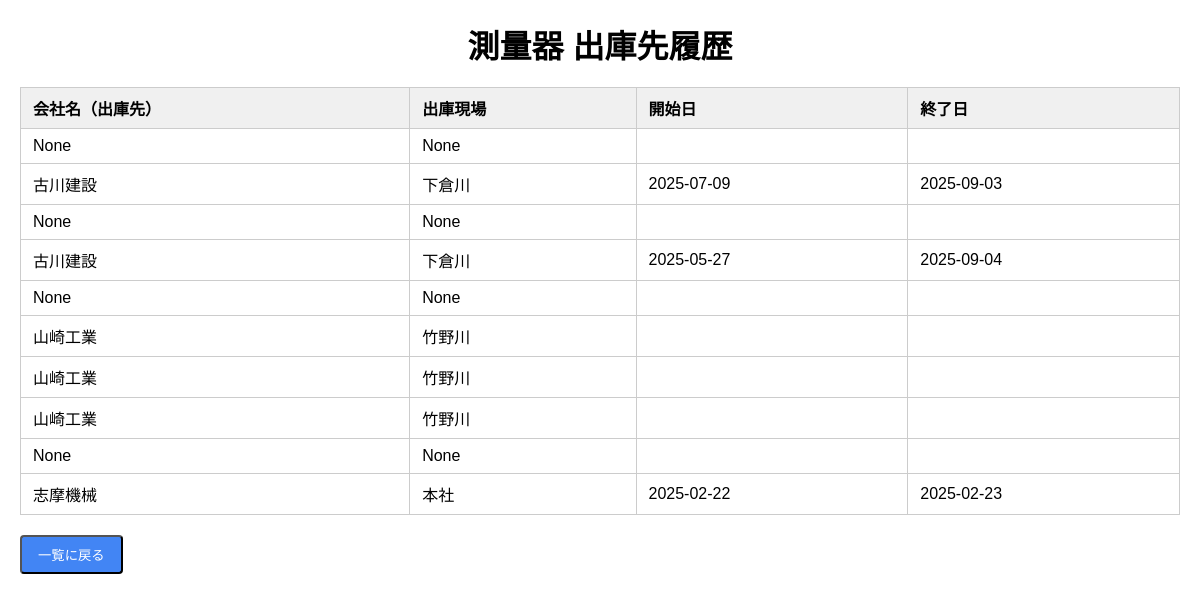
The app's page /surveying_shipment_history/3 with its own data.
### models.py (models this page shows, shortened)
class SurveyingShipmentHistory(db.Model):
    __tablename__ = 'surveying_shipment_history'
    id = db.Column(db.Integer, primary_key=True)
    tool_id = db.Column(db.Integer, db.ForeignKey('surveying_tools.id'), nullable=False)
    shipment_location = db.Column(db.String(100))
    shipment_site = db.Column(db.String(100))
    shipment_start_date = db.Column(db.Date)
    shipment_end_date = db.Column(db.Date)
    updated_at = db.Column(db.DateTime, default=datetime.utcnow)

### main.py (the view)
@app.route('/surveying_shipment_history/<int:tool_id>')
def surveying_shipment_history(tool_id):
    history_records = get_surveying_shipment_history(tool_id)
    return render_template('surveying_shipment_history.html', history=history_records)

### main.py (called while the page is built)
def get_surveying_shipment_history(tool_id):
    return SurveyingShipmentHistory.query.filter_by(tool_id=tool_id)\
        .order_by(SurveyingShipmentHistory.updated_at.desc()).all()

### templates/surveying_shipment_history.html (shortened to what this page needs)
<!DOCTYPE html>
<html lang="ja">
<head>
  <link rel="stylesheet" href="{{ url_for('static', filename='shipment_history.css') }}" />
</head>
<body>
  <h1>測量器 出庫先履歴</h1>
  {% if history %}
  <table>
    <thead>
      <tr>
        <th>会社名（出庫先）</th>
        <th>出庫現場</th>
        <th>開始日</th>
        <th>終了日</th>
      </tr>
    </thead>
    <tbody>
      {% for record in history %}
      <tr>
        <td>{{ record.shipment_location }}</td>
        <td>{{ record.shipment_site }}</td>
        <td>{{ record.shipment_start_date.strftime('%Y-%m-%d') if record.shipment_start_date else '' }}</td>
        <td>{{ record.shipment_end_date.strftime('%Y-%m-%d') if record.shipment_end_date else '' }}</td>
      </tr>
      {% endfor %}
    </tbody>
  </table>
  {% else %}
  <p class="no-history">履歴はまだありません。</p>
  {% endif %}
  <button onclick="window.close()" class="back-button">一覧に戻る</button>
</body>
</html>

### static/shipment_history.css (style rules this page uses)
body { font-family: Arial, sans-serif; margin: 20px; }
h1 { text-align: center; margin-bottom: 20px; }
table { width: 100%; border-collapse: collapse; margin-bottom: 20px; }
th, td { border: 1px solid #ccc; padding: 8px 12px; text-align: left; }
th { background-color: #f0f0f0; }
.back-button { display: inline-block; padding: 8px 16px; background-color: #4285f4; color: white; text-decoration: none; border-radius: 4px; }

### records on screen
SurveyingShipmentHistory: shipment_location "None", shipment_site "None"
SurveyingShipmentHistory: shipment_location "古川建設", shipment_site "下倉川", shipment_start_date "2025-07-09", shipment_end_date "2025-09-03"
SurveyingShipmentHistory: shipment_location "None", shipment_site "None"
SurveyingShipmentHistory: shipment_location "古川建設", shipment_site "下倉川", shipment_start_date "2025-05-27", shipment_end_date "2025-09-04"
SurveyingShipmentHistory: shipment_location "None", shipment_site "None"
SurveyingShipmentHistory: shipment_location "山崎工業", shipment_site "竹野川"
SurveyingShipmentHistory: shipment_location "山崎工業", shipment_site "竹野川"
SurveyingShipmentHistory: shipment_location "山崎工業", shipment_site "竹野川"
SurveyingShipmentHistory: shipment_location "None", shipment_site "None"
SurveyingShipmentHistory: shipment_location "志摩機械", shipment_site "本社", shipment_start_date "2025-02-22", shipment_end_date "2025-02-23"
